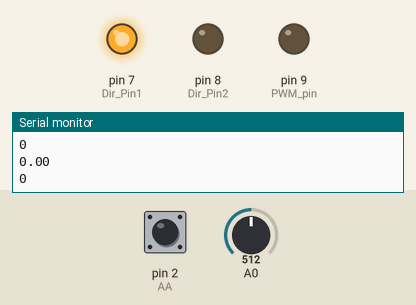
This sketch was run on a simulated Arduino Uno, built with avr-gcc and run on an emulated ATmega328P. Parts: output pins drawn as LEDs (lit = HIGH), the last lines printed to the serial monitor. The inputs (shaded band) are chosen by the test bench; at power-on: A0 = 512, pin 2 (AA) HIGH.

Above: at 1.2 s.
1.3 s: A0 set to 716
At 1.7 s:
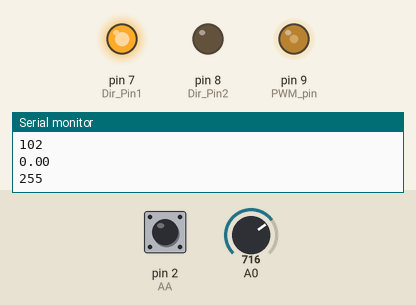
2.8 s: A0 set to 900
At 4.0 s:
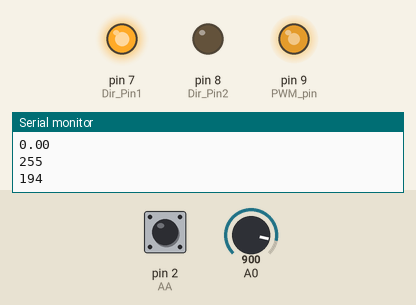
4.3 s: A0 set to 511
At 5.5 s:
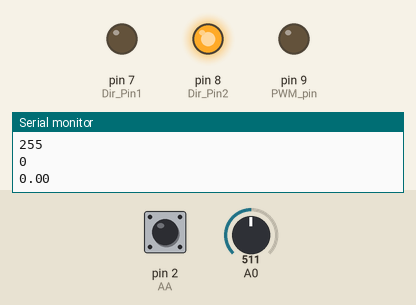
5.8 s: A0 set to 502
At 6.3 s:
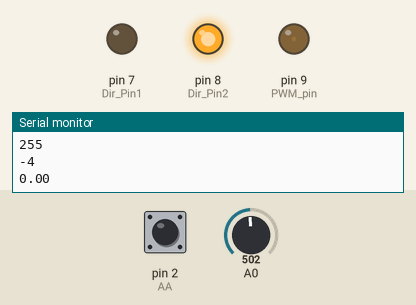
7.3 s: A0 set to 521
At 8.5 s:
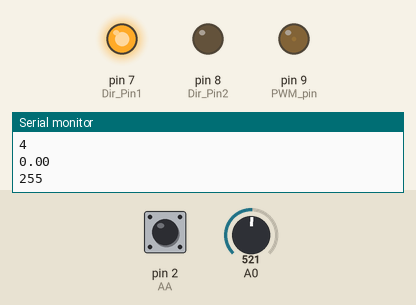
8.8 s: A0 set to 306
At 10.2 s:
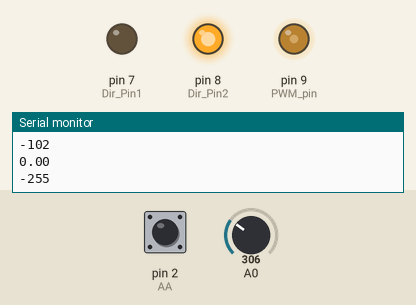
Timing chart, 0 to 11.3 s (numbered marks = the images above; inputs shaded):
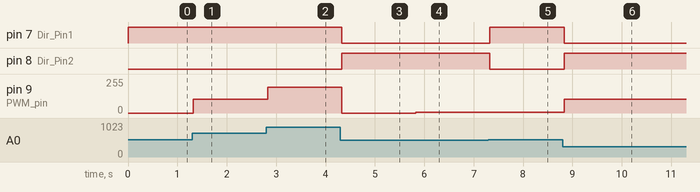

Measured:
- after the input at 1.3 s, pin 9 (PWM_pin): 0/255 → 102/255 at once
- after the input at 2.8 s, pin 9 (PWM_pin): 102/255 → 194/255 at once
- after the input at 4.3 s, pin 7 (Dir_Pin1): HIGH → LOW at once; pin 8 (Dir_Pin2): LOW → HIGH at once; pin 9 (PWM_pin): 194/255 → 0/255 at once
- after the input at 5.8 s, pin 9 (PWM_pin): 0/255 → 4/255 at once
- after the input at 7.3 s, pin 7 (Dir_Pin1): LOW → HIGH at once; pin 8 (Dir_Pin2): HIGH → LOW at once
- after the input at 8.8 s, pin 7 (Dir_Pin1): HIGH → LOW at once; pin 8 (Dir_Pin2): LOW → HIGH at once; pin 9 (PWM_pin): 4/255 → 102/255 at once

The sketch:

quiz.ino
```cpp
#include <SimpleTimer.h>
// the timer object
SimpleTimer timer;

volatile long  pos=0;
int AA =2,BB= 3;
int resistor_refPin,PWM_pin =9,Dir_Pin1= 7,Dir_Pin2= 8 ;
int resistor_refVal=0,out=0,sign;

unsigned long newtime,oldtime = 0;

double PErr=0,PPErr=0,POut=0,PPOut=0,Err,measure;

int dir= 0;
void callback(){
  if(digitalRead(BB) == HIGH)
    dir =-1,pos++;
  else
    dir =1,pos--;

   if (pos == 2 || pos == -2) //12000 = 1000 * 12 = 1000 * (24 / 2) = time of 2 pulses
  {
    pos = 0;
    newtime = millis();
    measure = dir*4920.0/(newtime-oldtime);
    oldtime = newtime;
  }
}


void speedMeasure()
{
      newtime = millis();
      measure = 2500.0*pos/(newtime-oldtime);  // 60 * 1000  * pos / (deltaTime * 24)
      oldtime = newtime;
      pos = 0;
}

void setup() {
  Serial.begin(9600);
  pinMode(Dir_Pin1,OUTPUT);
  pinMode(Dir_Pin2,OUTPUT);

  pinMode(AA,INPUT_PULLUP);
  pinMode(BB,INPUT);

  attachInterrupt(digitalPinToInterrupt(AA), callback, RISING);

   //timer.setInterval(65, speedMeasure);
}

int control_action(){

   Err =  resistor_refVal - 2.1794 * measure; //speed mapping and then compute error
   out = Err * .1559 -.3116 *PErr+.1557 * PPErr +1.996*POut - .9962*PPOut;
   PPOut = POut,POut=out;
   out = (out > 255? 255:out);
   out = (out < -255? -255:out);

   Serial.println (resistor_refVal);
   Serial.println (2.1794 * measure);
   Serial.println(out);
   Serial.println("\n");
   return (int)out;
 }
void loop() {
   //timer.run();

   resistor_refVal = analogRead(resistor_refPin); // 0 => 1023 map => -511 to 512
   sign = resistor_refVal > 511 ? 1 : -1;
   resistor_refVal =

    //resistor_refVal =  (((resistor_refVal & 511) >> 1) + (sign == -1 ? -255 : 0)); //resistor mapping
    resistor_refVal =  (sign==1?-1:0)+(resistor_refVal >>1) - 255; //another resistor mapping


   //or use a controller
    out=control_action();

    //just map resistor value
    out = resistor_refVal ;


    if(sign == 1 )
      {
        analogWrite(PWM_pin,out);//+++++++++  0 255
        digitalWrite(Dir_Pin1,HIGH);
        digitalWrite(Dir_Pin2,LOW);

      }
      else
      {
        analogWrite(PWM_pin,-out);//---------- 0 255
        digitalWrite(Dir_Pin1,LOW );
        digitalWrite(Dir_Pin2,HIGH );
      }

    //Serial.print("converted read :");
    //Serial.println (out);

    //Serial.print ("speed =========== ");
    //Serial.print (measure);
    //Serial.println ("<<<<<<<");
}
```
